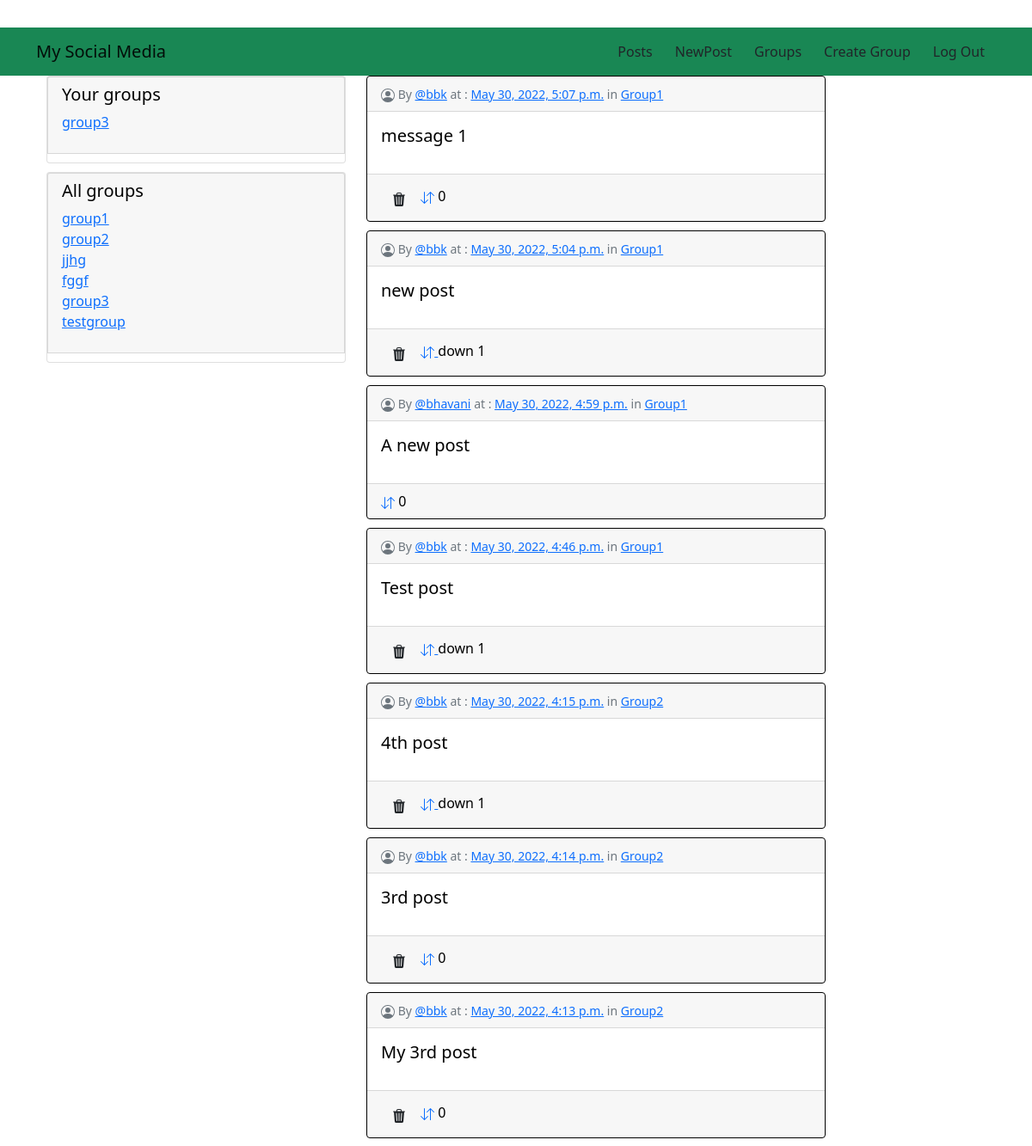
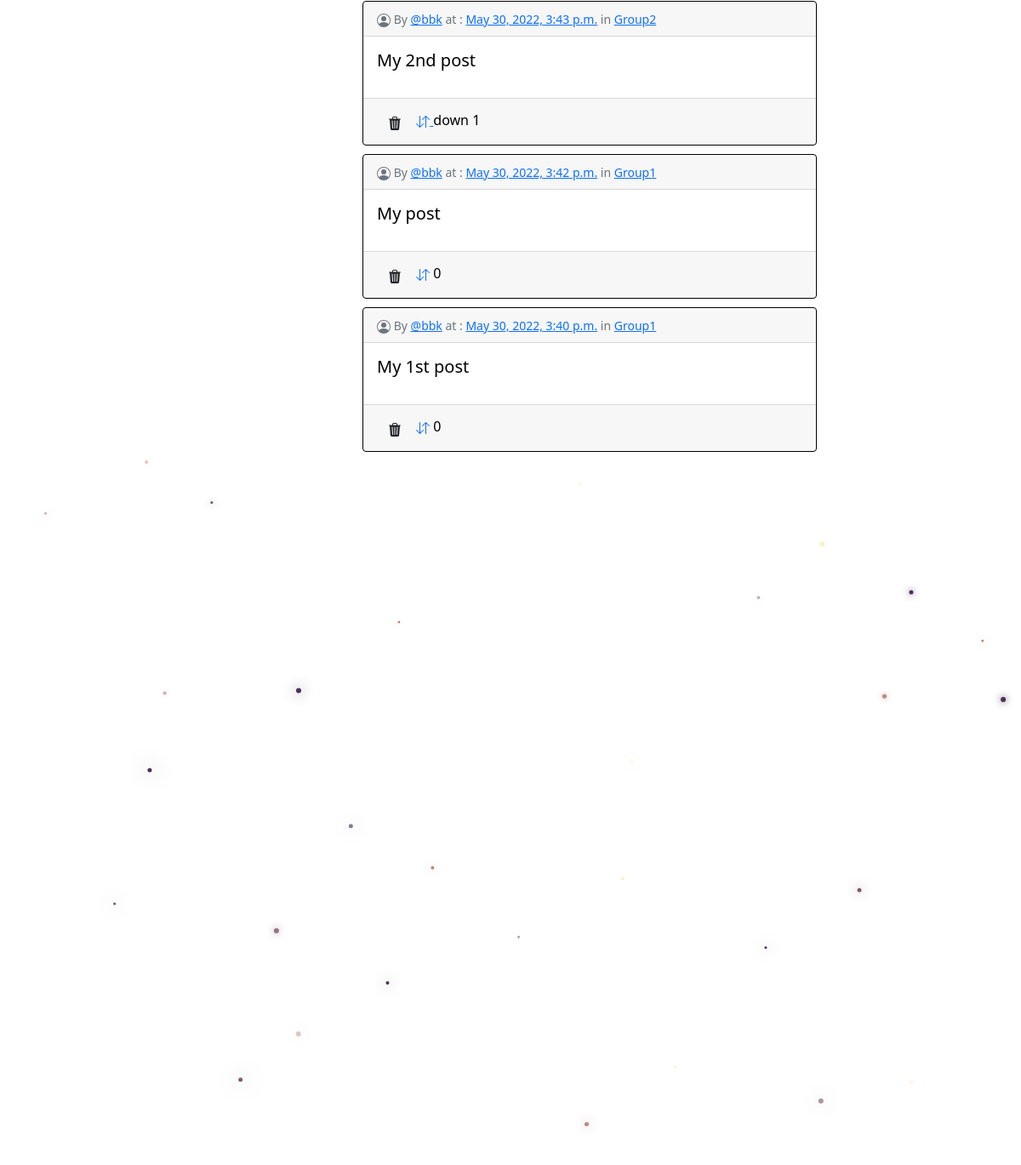
The page /posts/ (signed in) on the database its author committed (2 pictures, top to bottom).
### groups/models.py (models this page shows, shortened)
class Group(models.Model):
    name = models.CharField(max_length=250, unique=True)
    slug = models.SlugField(allow_unicode=True, unique=True)
    description = models.TextField(blank=True, default='')
    description_html = models.TextField(editable=False, default='', blank=True)
    members = models.ManyToManyField(User, through='GroupMember')
    objects = models.Manager()
    class Meta:
        ordering = ['name']

### posts/models.py (models this page shows, shortened)
class Post(models.Model):
    user = models.ForeignKey(User, related_name='posts', on_delete=models.CASCADE)
    created_at = models.DateTimeField(auto_now=True)
    message = models.TextField()
    message_html = models.TextField(editable=False)
    group = models.ForeignKey(Group, related_name='posts', null=True, blank=True, on_delete=models.DO_NOTHING)
    members = models.ManyToManyField(User, through='Vote')
    objects = models.Manager()
    class Meta:
        ordering = ['-created_at']
        unique_together = ['user', 'message']

### posts/views.py (the view)
class PostList(SelectRelatedMixin,generic.ListView):
    model = models.Post
    select_related = ('user', 'group')
    def get_context_data(self, **kwargs):
        context = super().get_context_data(**kwargs)
        context["user_groups"] = Group.objects.filter(members__in=[self.request.user])
        context["all_groups"] = Group.objects.all()
        return context

### posts/templates/posts/post_list.html
{% extends 'posts/post_base.html' %}
{% block prepost %}
<div class="col-md-4">
    {% if request.user.is_authenticated %}
    <div class="card card-with-shadow">
        <div class="content card card-header">
            <h5>
                Your groups
            </h5>
            <ul class="list-unstyled">
                {% for member_group in user_groups %}
                <li class="group li-with-bullet">
                    <a href="{% url 'groups:single' slug=member_group.slug %}">{{ member_group.slug }}</a>
                </li>
                {% endfor %}
            </ul>
        </div>
    </div>
    {% endif  %}
    <div class="card card-with-shadow">
        <div class="content card card-header">
            <h5 class="'title">All groups</h5>
            <ul class="list-unstyled">
                {% for other_group in all_groups %}
                <li class="group li-with-bullet">
                    <a href="{% url 'groups:single' slug=other_group.slug%}">{{ other_group.slug }}</a>
                </li>
                {% endfor %}
            </ul>
        </div>
    </div>
</div>
{% endblock %}
{% block post_content %}
<div class="col-md-6">
    {% for post in post_list %}
    {% include "posts/_post.html" %}
    {% endfor %}
</div>
{% endblock %}

### posts/templates/posts/_post.html (shortened to what this page needs)
<div class="post media">
	<div class="card" style="border: 1px solid black;">
		<div class="card-header">
    		<small class="text-muted cat">
				<span class="username">By <a href="{% url 'posts:for_user' username=post.user.username %}">@{{ post.user.username }}</a></span>
				<time class="time">at : <a href="{% url 'posts:single' username=post.user.username pk=post.pk %}">{{ post.created_at }}</a></time>
				{% if post.group %}
				<span class="group-name">in <a href="{% url 'groups:single' slug=post.group.name|lower %}">{{ post.group.name }}</a></span>
				{% endif %}
			</small>
  		</div>
	<div class="card-body">
	<h5 class="card-title"> {{ post.message_html|safe }}</h5>
	</div>
	<div class="media-body card-footer">
		<div class="media-footer">
			{% if user.is_authenticated and post.user == user and not hide_delete %}
				<a href="{% url 'posts:delete' pk=post.pk %}" title="delete" class="btn">
				</a>
			{% endif %}
			{% if user in post.members.all %}
			<a href="{% url 'posts:downvote' pk=post.pk %}"> </a> down {{ post.members.count }}
			{% else %}
			<a href="{% url 'posts:upvote' pk=post.pk %}"></a> {{ post.members.count }}
			{% endif %}
		</div>
	</div>
	</div>
</div>

### static/socialmedia/css/master.css (style rules this page uses)
body { margin: 0; overflow: hidden; background-color: white; color:black; overflow-y: scroll; padding: 2rem 0rem; }
.card { margin-bottom: 10px; }

### rows shown on the page
Group: slug "group3"
Group: slug "group1"
Group: slug "group2"
Group: slug "jjhg"
Group: slug "fggf"
Group: slug "testgroup"
Post: user.username "bbk", created_at "May 30, 2022, 5:07 p.m.", group.name "Group1", message_html "message 1", members.count "0"
Post: user.username "bbk", created_at "May 30, 2022, 5:04 p.m.", group.name "Group1", message_html "new post", members.count "1"
Post: user.username "bhavani", created_at "May 30, 2022, 4:59 p.m.", group.name "Group1", message_html "A new post", members.count "0"
Post: user.username "bbk", created_at "May 30, 2022, 4:46 p.m.", group.name "Group1", message_html "Test post", members.count "1"
Post: user.username "bbk", created_at "May 30, 2022, 4:15 p.m.", group.name "Group2", message_html "4th post", members.count "1"
Post: user.username "bbk", created_at "May 30, 2022, 4:14 p.m.", group.name "Group2", message_html "3rd post", members.count "0"
Post: user.username "bbk", created_at "May 30, 2022, 4:13 p.m.", group.name "Group2", message_html "My 3rd post", members.count "0"
Post: user.username "bbk", created_at "May 30, 2022, 3:43 p.m.", group.name "Group2", message_html "My 2nd post", members.count "1"
Post: user.username "bbk", created_at "May 30, 2022, 3:42 p.m.", group.name "Group1", message_html "My post", members.count "0"
Post: user.username "bbk", created_at "May 30, 2022, 3:40 p.m.", group.name "Group1", message_html "My 1st post", members.count "0"
